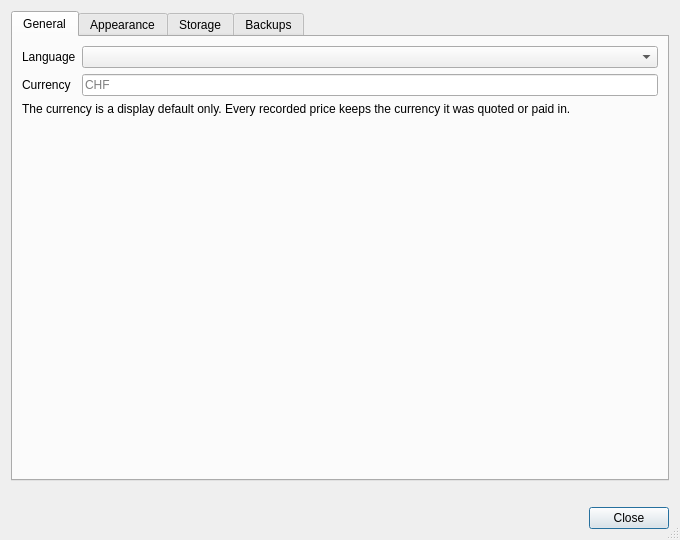
<?xml version="1.0" encoding="UTF-8"?>
<ui version="4.0">
 <class>SettingsDialog</class>
 <widget class="QDialog" name="SettingsDialog">
  <property name="geometry">
   <rect>
    <x>0</x>
    <y>0</y>
    <width>680</width>
    <height>540</height>
   </rect>
  </property>
  <property name="windowTitle">
   <string>Settings</string>
  </property>
  <property name="sizeGripEnabled">
   <bool>true</bool>
  </property>
  <layout class="QVBoxLayout" name="mainLayout">
   <item>
    <widget class="QTabWidget" name="tabs">
     <property name="currentIndex">
      <number>0</number>
     </property>
     <widget class="QWidget" name="generalTab">
      <attribute name="title">
       <string>General</string>
      </attribute>
      <layout class="QFormLayout" name="generalLayout">
       <item row="0" column="0">
        <widget class="QLabel" name="languageLabel">
         <property name="text">
          <string>Language</string>
         </property>
        </widget>
       </item>
       <item row="0" column="1">
        <widget class="QComboBox" name="languageCombo"/>
       </item>
       <item row="1" column="0">
        <widget class="QLabel" name="currencyLabel">
         <property name="text">
          <string>Currency</string>
         </property>
        </widget>
       </item>
       <item row="1" column="1">
        <widget class="QLineEdit" name="currencyEdit">
         <property name="placeholderText">
          <string>CHF</string>
         </property>
        </widget>
       </item>
       <item row="2" column="0" colspan="2">
        <widget class="QLabel" name="generalNoteLabel">
         <property name="text">
          <string>The currency is a display default only. Every recorded price keeps the currency it was quoted or paid in.</string>
         </property>
         <property name="wordWrap">
          <bool>true</bool>
         </property>
        </widget>
       </item>
      </layout>
     </widget>
     <widget class="QWidget" name="appearanceTab">
      <attribute name="title">
       <string>Appearance</string>
      </attribute>
      <layout class="QFormLayout" name="appearanceLayout">
       <item row="0" column="0">
        <widget class="QLabel" name="themeLabel">
         <property name="text">
          <string>Theme</string>
         </property>
        </widget>
       </item>
       <item row="0" column="1">
        <widget class="QComboBox" name="themeCombo"/>
       </item>
       <item row="1" column="0" colspan="2">
        <widget class="QLabel" name="themeNoteLabel">
         <property name="text">
          <string>The theme applies immediately, everywhere.</string>
         </property>
         <property name="wordWrap">
          <bool>true</bool>
         </property>
        </widget>
       </item>
      </layout>
     </widget>
     <widget class="QWidget" name="storageTab">
      <attribute name="title">
       <string>Storage</string>
      </attribute>
      <layout class="QFormLayout" name="storageLayout">
       <item row="0" column="0">
        <widget class="QLabel" name="databaseLabel">
         <property name="text">
          <string>Current database</string>
         </property>
        </widget>
       </item>
       <item row="0" column="1">
        <widget class="QLabel" name="databasePathLabel">
         <property name="text">
          <string notr="true"/>
         </property>
         <property name="wordWrap">
          <bool>true</bool>
         </property>
        </widget>
       </item>
       <item row="1" column="0">
        <widget class="QLabel" name="kicadPathLabel">
         <property name="text">
          <string>KiCad library output</string>
         </property>
        </widget>
       </item>
       <item row="1" column="1">
        <layout class="QHBoxLayout" name="kicadPathRow">
         <item>
          <widget class="QLineEdit" name="kicadPathEdit">
           <property name="placeholderText">
            <string>kicad_libs/ inside the database folder</string>
           </property>
          </widget>
         </item>
         <item>
          <widget class="QPushButton" name="browseKicadButton">
           <property name="text">
            <string>Browse…</string>
           </property>
          </widget>
         </item>
        </layout>
       </item>
       <item row="2" column="0">
        <widget class="QLabel" name="apiKeyCaptionLabel">
         <property name="text">
          <string>Mouser API keys</string>
         </property>
        </widget>
       </item>
       <item row="2" column="1">
        <widget class="QLabel" name="apiKeyLabel">
         <property name="text">
          <string notr="true"/>
         </property>
         <property name="wordWrap">
          <bool>true</bool>
         </property>
        </widget>
       </item>
      </layout>
     </widget>
     <widget class="QWidget" name="backupTab">
      <attribute name="title">
       <string>Backups</string>
      </attribute>
      <layout class="QVBoxLayout" name="backupTabLayout">
       <item>
        <layout class="QFormLayout" name="backupLayout">
         <item row="0" column="0" colspan="2">
          <widget class="QCheckBox" name="backupsEnabledCheck">
           <property name="text">
            <string>Snapshot the database automatically</string>
           </property>
          </widget>
         </item>
         <item row="1" column="0">
          <widget class="QLabel" name="intervalLabel">
           <property name="text">
            <string>Every</string>
           </property>
          </widget>
         </item>
         <item row="1" column="1">
          <widget class="QSpinBox" name="intervalSpin">
           <property name="suffix">
            <string> hours</string>
           </property>
           <property name="minimum">
            <number>1</number>
           </property>
           <property name="maximum">
            <number>168</number>
           </property>
           <property name="value">
            <number>6</number>
           </property>
          </widget>
         </item>
         <item row="2" column="0">
          <widget class="QLabel" name="retentionLabel">
           <property name="text">
            <string>Keep the newest</string>
           </property>
          </widget>
         </item>
         <item row="2" column="1">
          <widget class="QSpinBox" name="retentionSpin">
           <property name="suffix">
            <string> snapshots</string>
           </property>
           <property name="minimum">
            <number>1</number>
           </property>
           <property name="maximum">
            <number>500</number>
           </property>
           <property name="value">
            <number>20</number>
           </property>
          </widget>
         </item>
         <item row="3" column="0">
          <widget class="QLabel" name="folderLabel">
           <property name="text">
            <string>Backup folder</string>
           </property>
          </widget>
         </item>
         <item row="3" column="1">
          <layout class="QHBoxLayout" name="folderRow">
           <item>
            <widget class="QLineEdit" name="folderEdit">
             <property name="placeholderText">
              <string>backups/ inside the database folder</string>
             </property>
            </widget>
           </item>
           <item>
            <widget class="QPushButton" name="browseFolderButton">
             <property name="text">
              <string>Browse…</string>
             </property>
            </widget>
           </item>
          </layout>
         </item>
        </layout>
       </item>
       <item>
        <widget class="QTableWidget" name="snapshotTable">
         <property name="selectionBehavior">
          <enum>QAbstractItemView::SelectRows</enum>
         </property>
         <property name="selectionMode">
          <enum>QAbstractItemView::SingleSelection</enum>
         </property>
         <property name="editTriggers">
          <set>QAbstractItemView::NoEditTriggers</set>
         </property>
         <property name="alternatingRowColors">
          <bool>true</bool>
         </property>
         <attribute name="verticalHeaderVisible">
          <bool>false</bool>
         </attribute>
        </widget>
       </item>
       <item>
        <layout class="QHBoxLayout" name="backupButtonRow">
         <item>
          <widget class="QPushButton" name="backupNowButton">
           <property name="text">
            <string>Back Up Now</string>
           </property>
          </widget>
         </item>
         <item>
          <widget class="QPushButton" name="restoreButton">
           <property name="text">
            <string>Restore Selected…</string>
           </property>
           <property name="enabled">
            <bool>false</bool>
           </property>
          </widget>
         </item>
         <item>
          <widget class="QPushButton" name="openFolderButton">
           <property name="text">
            <string>Open Backup Folder</string>
           </property>
          </widget>
         </item>
         <item>
          <spacer name="backupSpacer">
           <property name="orientation">
            <enum>Qt::Horizontal</enum>
           </property>
           <property name="sizeHint" stdset="0">
            <size>
             <width>40</width>
             <height>20</height>
            </size>
           </property>
          </spacer>
         </item>
        </layout>
       </item>
      </layout>
     </widget>
    </widget>
   </item>
   <item>
    <widget class="QLabel" name="statusLabel">
     <property name="text">
      <string notr="true"/>
     </property>
     <property name="wordWrap">
      <bool>true</bool>
     </property>
    </widget>
   </item>
   <item>
    <layout class="QHBoxLayout" name="footerLayout">
     <item>
      <spacer name="footerSpacer">
       <property name="orientation">
        <enum>Qt::Horizontal</enum>
       </property>
       <property name="sizeHint" stdset="0">
        <size>
         <width>40</width>
         <height>20</height>
        </size>
       </property>
      </spacer>
     </item>
     <item>
      <widget class="QPushButton" name="closeButton">
       <property name="text">
        <string>Close</string>
       </property>
       <property name="default">
        <bool>true</bool>
       </property>
      </widget>
     </item>
    </layout>
   </item>
  </layout>
 </widget>
 <resources/>
 <connections/>
</ui>
